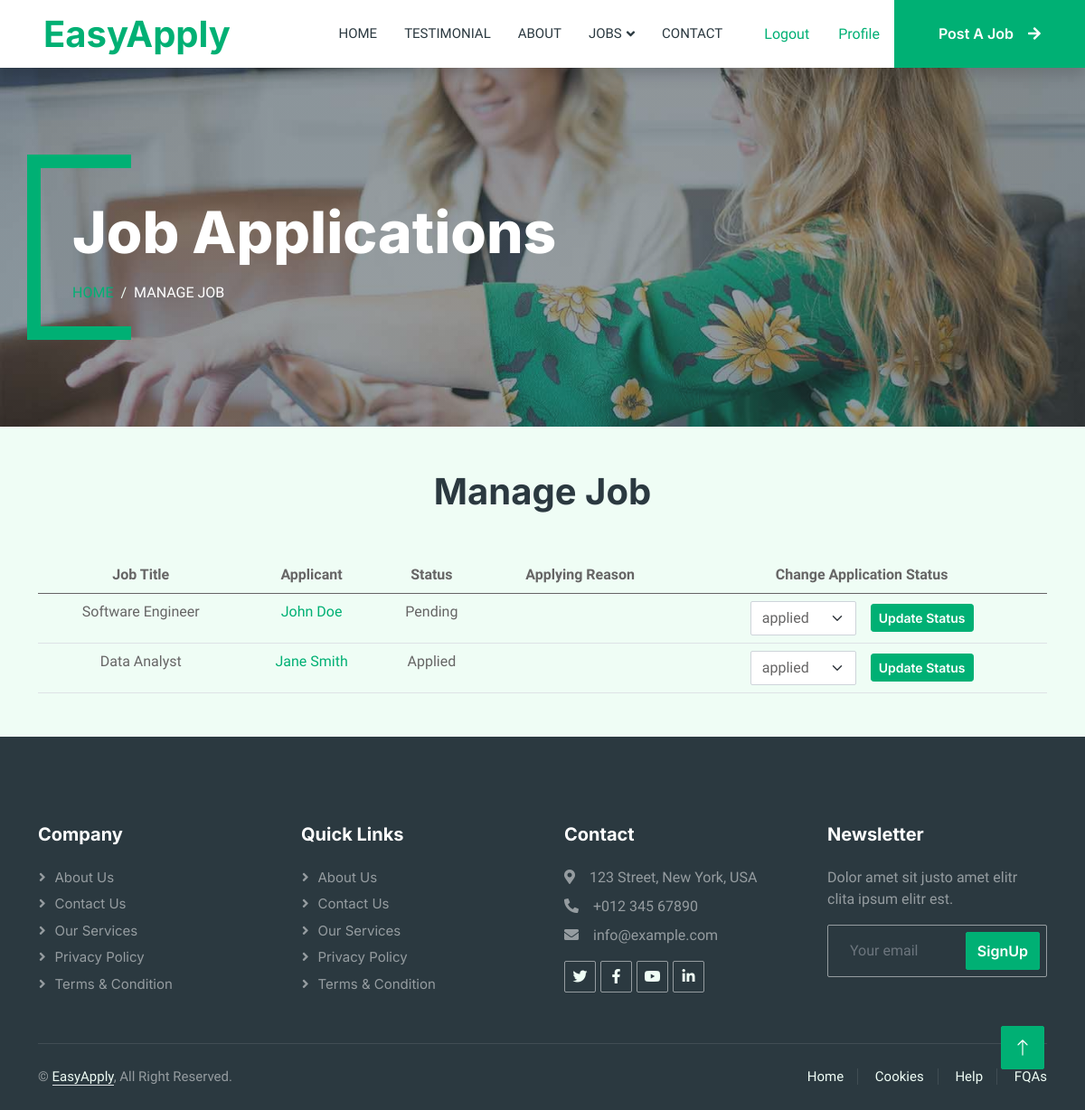
The page /organizations/job-apps?id=2 (signed in) on the database its author committed.
### tables this page shows
CREATE TABLE applies (
	id BIGINT UNSIGNED AUTO_INCREMENT PRIMARY KEY,
    applicant_id BIGINT UNSIGNED,
    job_id BIGINT UNSIGNED,
    status ENUM('applied','pending', 'approved', 'rejected'),
    reason TEXT,
    created_at TIMESTAMP DEFAULT now(),
    updated_at TIMESTAMP DEFAULT now() on update now(),
    FOREIGN KEY (applicant_id) REFERENCES applicants(id) ON DELETE CASCADE ON UPDATE CASCADE,
    FOREIGN KEY (job_id) REFERENCES jobs(id) ON DELETE CASCADE ON UPDATE CASCADE
);

CREATE TABLE jobs (
    id BIGINT UNSIGNED AUTO_INCREMENT PRIMARY KEY,
    org_id BIGINT UNSIGNED,
    title VARCHAR(100) NOT NULL,
    description TEXT,
    open_vacancies SMALLINT,
    hired SMALLINT,
    applied SMALLINT,
    job_status ENUM('Closed', 'Open'),
    level ENUM('Entry Level', 'Junior', 'Mid Level' , 'Senior', 'Lead'),
    exp_years TINYINT,
    city_id BIGINT UNSIGNED,
    location_type ENUM('Remote', 'Hybrid' , 'Onsite'),
    salary_max DECIMAL(10, 2),
    salary_min DECIMAL(10, 2),
    gender ENUM('Male', 'Female', 'Any'),
    emp_type ENUM('Part Time', 'Full Time'),
    category_id BIGINT UNSIGNED,
    requirements TEXT,
    created_at TIMESTAMP DEFAULT now(),
    updated_at TIMESTAMP DEFAULT now() on update now(),
    expiry_date TIMESTAMP AS (DATE_ADD(created_at,INTERVAL 5 MONTH)),
    FOREIGN KEY (org_id) REFERENCES organizations(id) ON DELETE CASCADE ON UPDATE CASCADE,
    FOREIGN KEY (city_id) REFERENCES cities(id) ON DELETE SET NULL ON UPDATE CASCADE,
    FOREIGN KEY (category_id) REFERENCES categories(id) ON DELETE CASCADE ON UPDATE CASCADE
);

### App/Controllers/OrganizationController.php (called while the page is built, shortened)
<?php
class OrganizationController
{
    protected $db;
    public function __construct()
    {
        $config = require basePath('config/db.php');
        $this->db = new Database($config);
    }
    public function applications()
    {
        $id = $_GET['id'];
        $job = $this->db->query('SELECT * FROM jobs WHERE id =' . $id . '')->fetch();
        $applications = $this->db->query('SELECT
        a.id as applicant_id,
        j.title AS job_title,
        CONCAT(a.first_name, " ", a.last_name) AS applicant_name,
        ap.status AS status,
        ap.reason AS reason
        FROM
        applies ap
        JOIN
        jobs j ON ap.job_id = j.id
        JOIN
        applicants a ON ap.applicant_id = a.id;')->fetchAll();
        $status = $this->db->query("SHOW COLUMNS FROM applies WHERE Field = 'status'");
        if ($status->rowCount() > 0) {
            $row = $status->fetch(PDO::FETCH_ASSOC);
            $status_values = explode(",", str_replace("'", "", substr($row['Type'], 5, -1)));
        }
        view('organizations/jobs-apps', [
            'job' => $job,
            'applications' => $applications,
            'status_values' => $status_values,
        ]);
    }
}

### public/index.php (called while the page is built, shortened)
<?php
require '../helpers.php';
$router = new Router();
$uri = parse_url($_SERVER['REQUEST_URI'], PHP_URL_PATH);
$router->route($uri);

### config/db.php (called while the page is built)
<?php
return [
    'host' => 'localhost',
    'port' => 3306,
    'dbname' => 'easy_apply',
    'username' => 'root',
    'password' => 'root',
];

### Framework/Database.php (called while the page is built, shortened)
<?php
class Database
{
    public $connection;
    public function __construct($config)
    {
        $dsn = "mysql:host={$config['host']};port={$config['port']};dbname={$config['dbname']}";
        try {
            $this->connection = new PDO($dsn, $config["username"], $config["password"]);
        } catch (PDOException $error) {
            throw new Exception("Database connetion failed: {$error->getMessage()}");
        }
    }
    public function query($query, $params = [])
    {
        try {
            $stmt = $this->connection->prepare($query);
            $stmt->execute($params);
            return $stmt;
        } catch (PDOException $error) {
            throw new Exception("Query failed to execute: {$error->getMessage()}");
        }
    }
}

### App/views/organizations/jobs-apps.view.php (the view, shortened to what this page needs)
<div class="container-fluid py-5 bg-dark page-header mb-5">
        <div class="container my-5 pt-5 pb-4">
                <h1 class="display-3 text-white mb-3 animated slideInDown">Job Applications</h1>
                <nav aria-label="breadcrumb">
                        <ol class="breadcrumb text-uppercase">
                                <li class="breadcrumb-item"><a href="/">Home</a></li>
                                <li class="breadcrumb-item text-white active" aria-current="page">Manage Job</li>
                        </ol>
                </nav>
        </div>
</div>
<div class="container my-5">
        <h1 class="text-center mb-5 wow fadeInUp" data-wow-delay="0.1s">Manage Job</h1>
        <table class="table text-center">
                <thead>
                        <tr>
                                <th scope="col">Job Title</th>
                                <th scope="col">Applicant</th>
                                <th scope="col">Status</th>
                                <th scope="col">Applying Reason</th>
                                <th scope="col">Change Application Status</th>
                        </tr>
                </thead>
                <tbody>
                        <?php foreach ($applications as $application): ?>
                                <tr>
                                        <td>
                                                <?= $application['job_title'] ?>
                                        </td>
                                        <td>
                                                <a class="text-capitalize"
                                                        href="/applicants/show?id=<?= $application['applicant_id'] ?>">
                                                        <?= $application['applicant_name'] ?>
                                                </a>
                                        </td>
                                        <td class="text-capitalize">
                                                <?= $application['status'] ?>
                                        </td>
                                        <td>
                                        </td>
                                        <td>
                                                <form method="post" action="/organizations/updateStatus?id=<?= $job['id'] ?>">
                                                        <div class="row g-3 align-items-center justify-content-center">
                                                                <div class="col-auto">
                                                                        <select name="new_status" class="form-select">
                                                                                <?php foreach ($status_values as $status_value): ?>
                                                                                        <option class="text-capitalize"
                                                                                                value="<?= $status_value ?>">
                                                                                                <?= $status_value ?>
                                                                                        </option>
                                                                                <?php endforeach ?>
                                                                        </select>
                                                                </div>
                                                                <div class="col-auto">
                                                                        <button type="submit"
                                                                                class="btn btn-sm btn-primary rounded-1">Update
                                                                                Status</button>
                                                                </div>
                                                        </div>
                                                </form>
                                        </td>
                                </tr>
                        <?php endforeach ?>
                </tbody>
        </table>
</div>

### Framework/Router.php (shortened to what this page needs)
<?php
class Router
{
    protected $routes = [];
    public function registerRoute($method, $uri, $action)
    {
        list($controller, $controllerMethod) = explode('@', $action);
        $this->routes[] = [
            'method' => $method,
            'uri' => $uri,
            'controller' => $controller,
            'controllerMethod' => $controllerMethod,
        ];
    }
    public function route($uri)
    {
        $requestMethod = $_SERVER['REQUEST_METHOD'];
        foreach ($this->routes as $route) {
            if ($route['uri'] === $uri && $route['method'] === $requestMethod) {
                $controllerMethod = $route['controllerMethod'];
                $controllerInstance = new $controller();
                $controllerInstance->$controllerMethod();
                return;
            }
        }
    }
}

### public/css/style.css (style rules this page uses)
:root { --primary: #00b074; --secondary: #2b9bff; --light: #effdf5; --dark: #2b3940; }
.btn { font-family: "Inter", sans-serif; font-weight: 600; transition: 0.5s; }
.btn.btn-primary, .btn.btn-secondary { color: #ffffff; }
.header-carousel .container, .page-header .container { position: relative; padding: 45px 0 45px 35px; border-left: 15px solid var(--primary); }
.header-carousel .container::before, .header-carousel .container::after, .page-header .container::before, .page-header .container::after { position: absolute; content: ""; top: 0; left: 0; width: 100px; height: 15px; background: var(--primary); }
.header-carousel .container::after, .page-header .container::after { top: 100%; margin-top: -15px; }
.page-header { background: linear-gradient(rgba(43, 57, 64, 0.5), rgba(43, 57, 64, 0.5)), url(../img/carousel-1.jpg) center center no-repeat; background-size: cover; }
.breadcrumb-item + .breadcrumb-item::before { color: var(--light); }

### rows shown on the page
applies: job.title "Software Engineer", applicant_name "John Doe", status "Pending"
applies: job.title "Data Analyst", applicant_name "Jane Smith", status "Applied"

### other values the page prints
form field new_status "applied"
